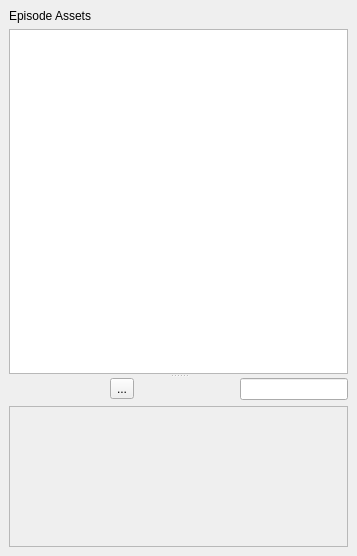
<?xml version="1.0" encoding="UTF-8"?>
<ui version="4.0">
 <class>MainWindow</class>
 <widget class="QMainWindow" name="MainWindow">
  <property name="geometry">
   <rect>
    <x>0</x>
    <y>0</y>
    <width>357</width>
    <height>556</height>
   </rect>
  </property>
  <property name="windowTitle">
   <string>MainWindow</string>
  </property>
  <widget class="QWidget" name="centralwidget">
   <layout class="QVBoxLayout" name="mainLayout">
    <item>
     <widget class="QSplitter" name="splitter_2">
      <property name="orientation">
       <enum>Qt::Vertical</enum>
      </property>
      <widget class="QSplitter" name="splitter">
       <property name="sizePolicy">
        <sizepolicy hsizetype="Preferred" vsizetype="Minimum">
         <horstretch>0</horstretch>
         <verstretch>0</verstretch>
        </sizepolicy>
       </property>
       <property name="orientation">
        <enum>Qt::Horizontal</enum>
       </property>
       <widget class="QWidget" name="layoutWidget">
        <layout class="QVBoxLayout" name="verticalLayout_5">
         <item>
          <widget class="QLabel" name="label">
           <property name="sizePolicy">
            <sizepolicy hsizetype="Preferred" vsizetype="Fixed">
             <horstretch>0</horstretch>
             <verstretch>0</verstretch>
            </sizepolicy>
           </property>
           <property name="text">
            <string>Episode Assets</string>
           </property>
          </widget>
         </item>
         <item>
          <widget class="QListWidget" name="assetBox">
           <property name="sizePolicy">
            <sizepolicy hsizetype="Expanding" vsizetype="Minimum">
             <horstretch>0</horstretch>
             <verstretch>0</verstretch>
            </sizepolicy>
           </property>
           <property name="focusPolicy">
            <enum>Qt::NoFocus</enum>
           </property>
           <property name="selectionMode">
            <enum>QAbstractItemView::ExtendedSelection</enum>
           </property>
          </widget>
         </item>
        </layout>
       </widget>
      </widget>
      <widget class="QWidget" name="layoutWidget_2">
       <layout class="QVBoxLayout" name="verticalLayout">
        <item>
         <layout class="QHBoxLayout" name="searchLayout">
          <item>
           <spacer name="horizontalSpacer_2">
            <property name="orientation">
             <enum>Qt::Horizontal</enum>
            </property>
            <property name="sizeHint" stdset="0">
             <size>
              <width>40</width>
              <height>20</height>
             </size>
            </property>
           </spacer>
          </item>
          <item>
           <widget class="QToolButton" name="toggleCollapseButton">
            <property name="toolTip">
             <string>Toggle shot collapse</string>
            </property>
            <property name="text">
             <string>...</string>
            </property>
           </widget>
          </item>
          <item>
           <spacer name="horizontalSpacer_3">
            <property name="orientation">
             <enum>Qt::Horizontal</enum>
            </property>
            <property name="sizeHint" stdset="0">
             <size>
              <width>40</width>
              <height>20</height>
             </size>
            </property>
           </spacer>
          </item>
          <item>
           <widget class="QLineEdit" name="searchBox">
            <property name="toolTip">
             <string>Search shots</string>
            </property>
            <property name="styleSheet">
             <string notr="true"/>
            </property>
           </widget>
          </item>
         </layout>
        </item>
        <item>
         <widget class="QScrollArea" name="scrollArea">
          <property name="focusPolicy">
           <enum>Qt::NoFocus</enum>
          </property>
          <property name="widgetResizable">
           <bool>true</bool>
          </property>
          <widget class="QWidget" name="scrollAreaWidgetContents">
           <property name="geometry">
            <rect>
             <x>0</x>
             <y>0</y>
             <width>335</width>
             <height>139</height>
            </rect>
           </property>
           <layout class="QVBoxLayout" name="verticalLayout_2">
            <property name="spacing">
             <number>0</number>
            </property>
            <property name="margin">
             <number>2</number>
            </property>
            <item>
             <layout class="QVBoxLayout" name="itemsLayout">
              <property name="spacing">
               <number>0</number>
              </property>
             </layout>
            </item>
            <item>
             <layout class="QVBoxLayout" name="verticalLayout_3">
              <item>
               <spacer name="verticalSpacer">
                <property name="orientation">
                 <enum>Qt::Vertical</enum>
                </property>
                <property name="sizeHint" stdset="0">
                 <size>
                  <width>20</width>
                  <height>40</height>
                 </size>
                </property>
               </spacer>
              </item>
             </layout>
            </item>
           </layout>
          </widget>
         </widget>
        </item>
       </layout>
      </widget>
     </widget>
    </item>
   </layout>
  </widget>
 </widget>
 <resources/>
 <connections/>
</ui>
